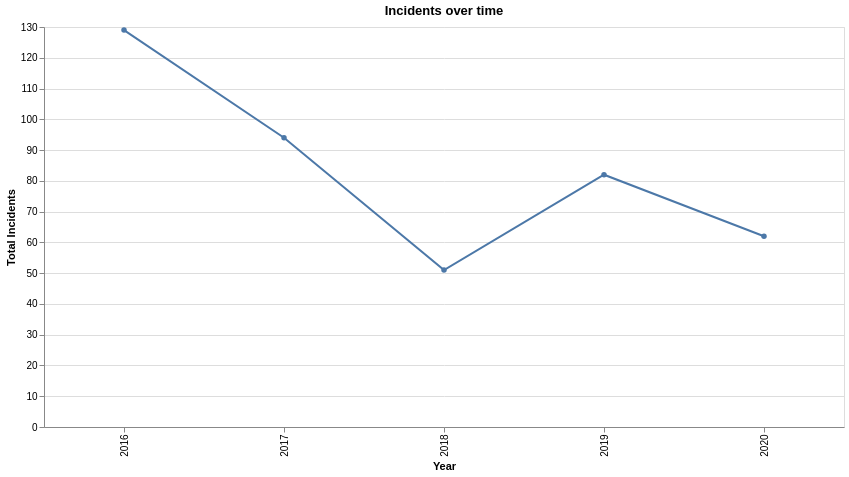

The notebook cell this image was saved under:
### Markdown cell above
### How has the frequency of laser incidents changed over time? Used a line graph to really show the change of the frequency of incidents over time.

### Code cell
alt.Chart(chart_data).mark_line(point=True).encode(
    x=alt.X('year', title='Year', sort='x'),
    y=alt.Y('count()', title='Total Incidents'),
    tooltip=[
        alt.Tooltip('year', title='Year'),
        alt.Tooltip('count()', title='Total Incidents')
    ]
).properties(
    width=800,
    height=400,
    title='Incidents over time'
)

### Figure 1 — Vega specification as saved in the notebook (floating-point values rounded to 4 significant figures)
{"$schema": "https://vega.github.io/schema/vega/v6.json", "data": [{"name": "source_0"}, {"name": "data_0", "values": [{"__count": 129, "year": "2016"}, {"__count": 82, "year": "2019"}, {"__count": 51, "year": "2018"}, {"__count": 62, "year": "2020"}, {"__count": 94, "year": "2017"}]}, {"name": "source_0_x_domain_year", "values": [{"year": "2016"}, {"year": "2019"}, {"year": "2018"}, {"year": "2020"}, {"year": "2017"}]}, {"name": "data_0_y_domain___count", "values": [{"min": 51, "max": 129}]}], "marks": [{"type": "line", "name": "layer_0_marks", "from": {"data": "data_0"}, "sort": {"field": "x"}, "encode": {"update": {"stroke": {"value": "#4c78a8"}, "tooltip": {"signal": "{\"Year\": isValid(datum[\"year\"]) ? datum[\"year\"] : \"\"+datum[\"year\"], \"Total Incidents\": format(datum[\"__count\"], \"\")}"}, "x": {"field": "year", "scale": "x"}, "y": {"field": "__count", "scale": "y"}}}, "style": ["line"]}, {"type": "symbol", "name": "layer_1_marks", "from": {"data": "data_0"}, "encode": {"update": {"x": {"field": "year", "scale": "x"}, "opacity": {"value": 1}, "y": {"field": "__count", "scale": "y"}, "fill": {"value": "#4c78a8"}, "tooltip": {"signal": "{\"Year\": isValid(datum[\"year\"]) ? datum[\"year\"] : \"\"+datum[\"year\"], \"Total Incidents\": format(datum[\"__count\"], \"\")}"}}}, "style": ["point"]}], "scales": [{"name": "x", "type": "point", "domain": {"data": "source_0_x_domain_year", "field": "year", "sort": true}, "range": [0, {"signal": "width"}], "padding": 0.5}, {"name": "y", "type": "linear", "domain": [{"signal": "(data(\"data_0_y_domain___count\")[0] || {}).min"}, {"signal": "(data(\"data_0_y_domain___count\")[0] || {}).max"}], "range": [{"signal": "height"}, 0], "nice": true, "zero": true}], "axes": [{"scale": "y", "labels": false, "zindex": 0, "maxExtent": 0, "minExtent": 0, "gridScale": "x", "domain": false, "ticks": false, "tickCount": {"signal": "ceil(height/40)"}, "aria": false, "orient": "left", "grid": true}, {"scale": "x", "grid": false, "title": "Year", "labelAngle": 270, "labelBaseline": "middle", "zindex": 0, "orient": "bottom", "labelAlign": "right"}, {"scale": "y", "labelOverlap": true, "tickCount": {"signal": "ceil(height/40)"}, "zindex": 0, "title": "Total Incidents", "orient": "left", "grid": false}], "title": {"text": "Incidents over time", "frame": "group"}, "padding": 5, "width": 800, "height": 400, "background": "white", "style": "cell"}
